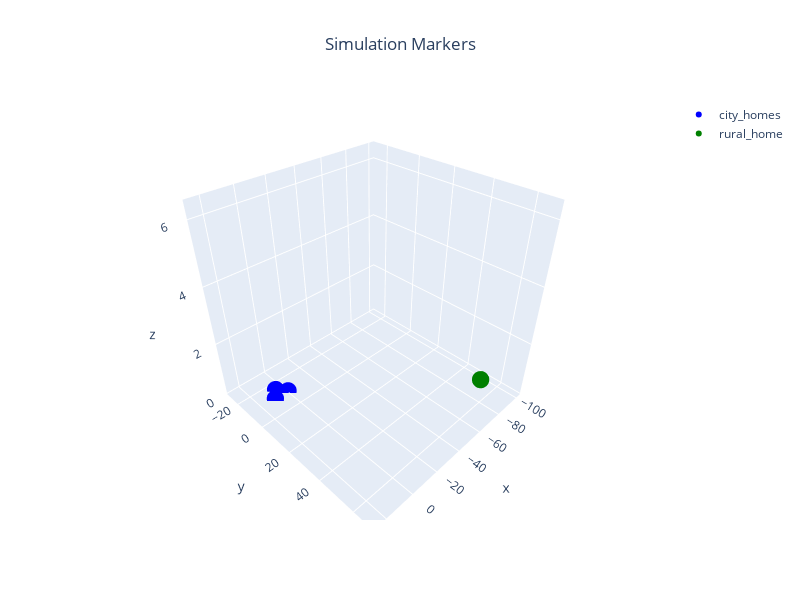

Notebook code for this chart:
### Markdown cell above
## Visualization Parameters

### Code cell
homes = np.array([offset[:3] for offset in offsets])
waypoints = {
    f"city_homes": {"pos": homes[1:], "color": "blue"},
    f"rural_home": {"pos": homes[[0]], "color": "green"},
}
plot_3d_interactive(
    waypoints, title="Simulation Markers", expand=[0.2, 0.2, 10], ground=-0.05
)

### Figure 1 — Plotly figure (JSON) as saved in the notebook; plotly's stock layout.template omitted (floating-point values rounded to 4 significant figures)
{"data": [{"marker": {"color": "blue", "size": 6}, "mode": "markers", "name": "city_homes", "type": "scatter3d", "x": [0, 5, 10], "y": [-10, -15, -10], "z": [0, 0, 0]}, {"marker": {"color": "green", "size": 6}, "mode": "markers", "name": "rural_home", "type": "scatter3d", "x": [-85.26], "y": [56.52], "z": [0.5937]}], "layout": {"height": 600, "scene": {"xaxis": {"range": [-104.3, 29.05], "title": {"text": "x"}}, "yaxis": {"range": [-29.3, 70.82], "title": {"text": "y"}}, "zaxis": {"range": [-0.05, 6.531], "title": {"text": "z"}}}, "showlegend": true, "title": {"text": "Simulation Markers", "x": 0.5, "xanchor": "center"}, "width": 800}}
